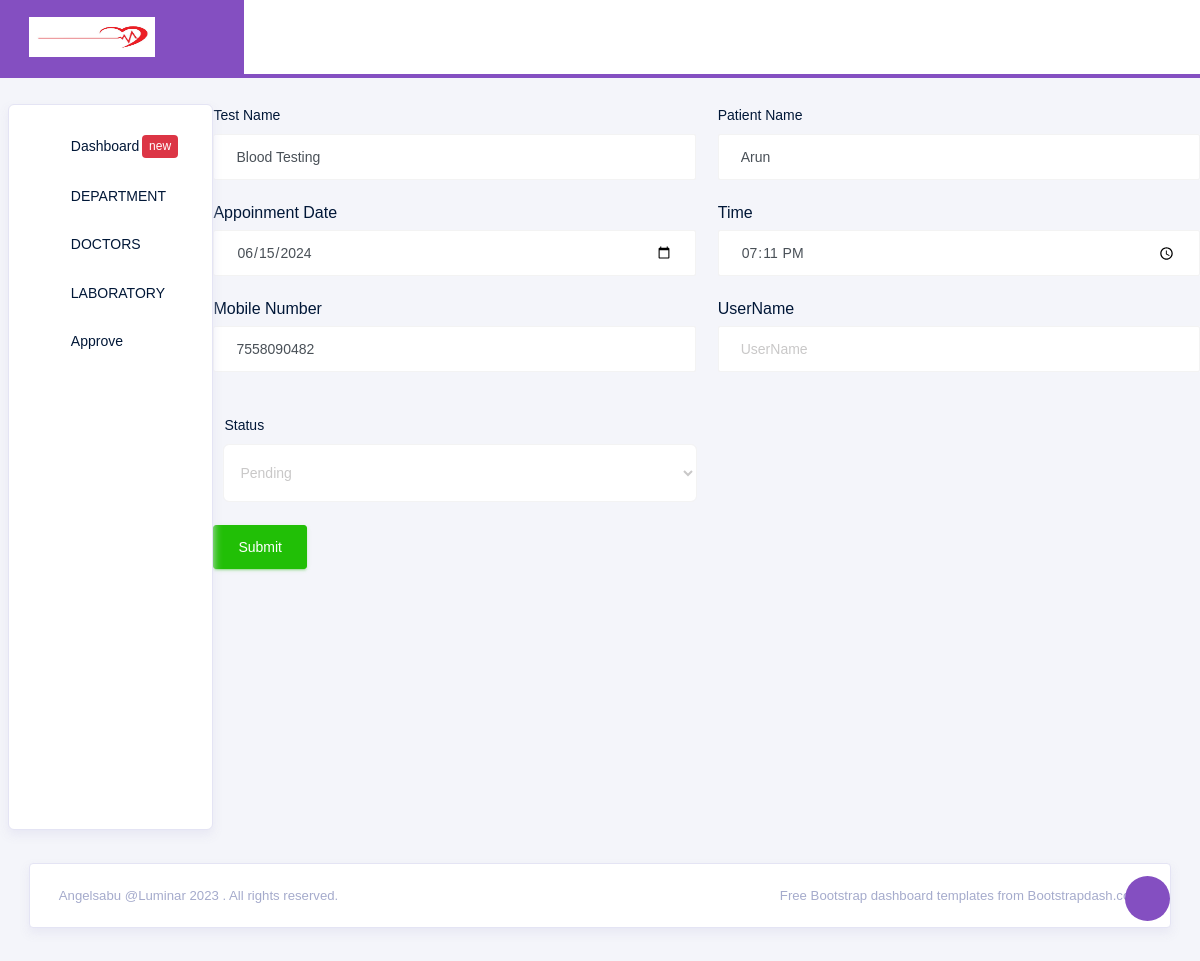
Screenshot of /HospitalBackend/labapproveedit/15 with the database file from the repository.
### HospitalFrontend/models.py (models this page shows)
class LabappoDB(models.Model):
    patientsname = models.CharField(max_length=100, null=True, blank=True)
    patientsdob = models.DateField(max_length=100, null=True, blank=True)
    patientstime = models.TimeField(max_length=100, null=True, blank=True)
    patientsnumber = models.CharField(max_length=10, null=True, blank=True)
    patientsdes = models.CharField(max_length=100, null=True, blank=True)
    UserName = models.CharField(max_length=100, null=True, blank=True)
    Testname = models.CharField(max_length=100, null=True, blank=True)
    Status = models.CharField(max_length=100, null=True, blank=True)

### HospitalBackend/views.py (the view)
# urls.py: path('labapproveedit/<int:dataid>', views.labapproveedit, name="labapproveedit"),
def labapproveedit(request, dataid):
    appo = LabappoDB.objects.get(id=dataid)
    return render(request, "labapproveedit.html", {'appo': appo})

### HospitalBackend/templates/labapproveedit.html (shortened to what this page needs)
<!DOCTYPE html>
{% extends 'index.html' %}
{% block content %}
<html lang="en">
<head>
</head>
<body>
 <form class="forms-sample" method="post" action="{% url 'labupdateapprove' dataid=appo.id %}" enctype="multipart/form-data">
                    <div class="row">
                         <div class="col-lg-6">
							<div class="form-group">
								<label>Test Name</label>
                                <input name="Testname" id="text" type="text" class="form-control" placeholder="" value="{{appo.Testname}}">
                            </div>
                        </div>
                         <div class="col-lg-6">
                            <div class="form-group">
								<label>Patient Name</label>
                                <input name="patientsname" id="date" type="text" class="form-control" placeholder="Patient Name" value="{{appo.patientsname}}">
                            </div>
                        </div>
						<div class="col-lg-6">
							<label>Appoinment Date</label>
                            <div class="form-group">
                                <input name="patientsdob" id="date2" type="date" class="form-control" placeholder="Appoinment Date" value="{{appo.patientsdob|date:'Y-m-d'}}">
                            </div>
                        </div>
						 <div class="col-lg-6">
							 <label> Time </label>
                            <div class="form-group">
                                <input name="patientstime" id="time1" type="time" class="form-control" placeholder="Time..." value="{{appo.patientstime|time:'H:i'}}">
                            </div>
                        </div>
                        <div class="col-lg-6">
							<label> Mobile Number </label>
                            <div class="form-group">
                                <input name="patientsnumber" id="phone" type="number" class="form-control" placeholder="Phone Number" value="{{appo.patientsnumber}}">
                            </div><br>
                        </div>
						<div class="col-lg-6">
							<label> UserName </label>
                            <div class="form-group">
                                <input name="UserName" id="UserName" type="text" class="form-control" placeholder="UserName" value="{{request.session.Username}}">
                            </div><br>
                        </div>
                    </div>
				   <div class="col-lg-6">
                            <div class="form-group">
                                <label>Status</label>
                                <select class="form-control form-control-lg " id="exampleFormControlSelect1"  name="Status" value="{{appo.Status}}">
                        <option>Pending</option>
                    </select>
                            </div>
                        </div>
                    <form action="">
							<button type="submit" class="btn btn-success mr-2">Submit</button>
						</form>
                </form>
</div>
</div>
</body>
</html>
{% endblock %}

### rows the page displays
LabappoDB: Testname "Blood Testing", patientsname "Arun", patientsdob "06/15/2024", patientstime "19:11", patientsnumber "7558090482", Status "Pending"
